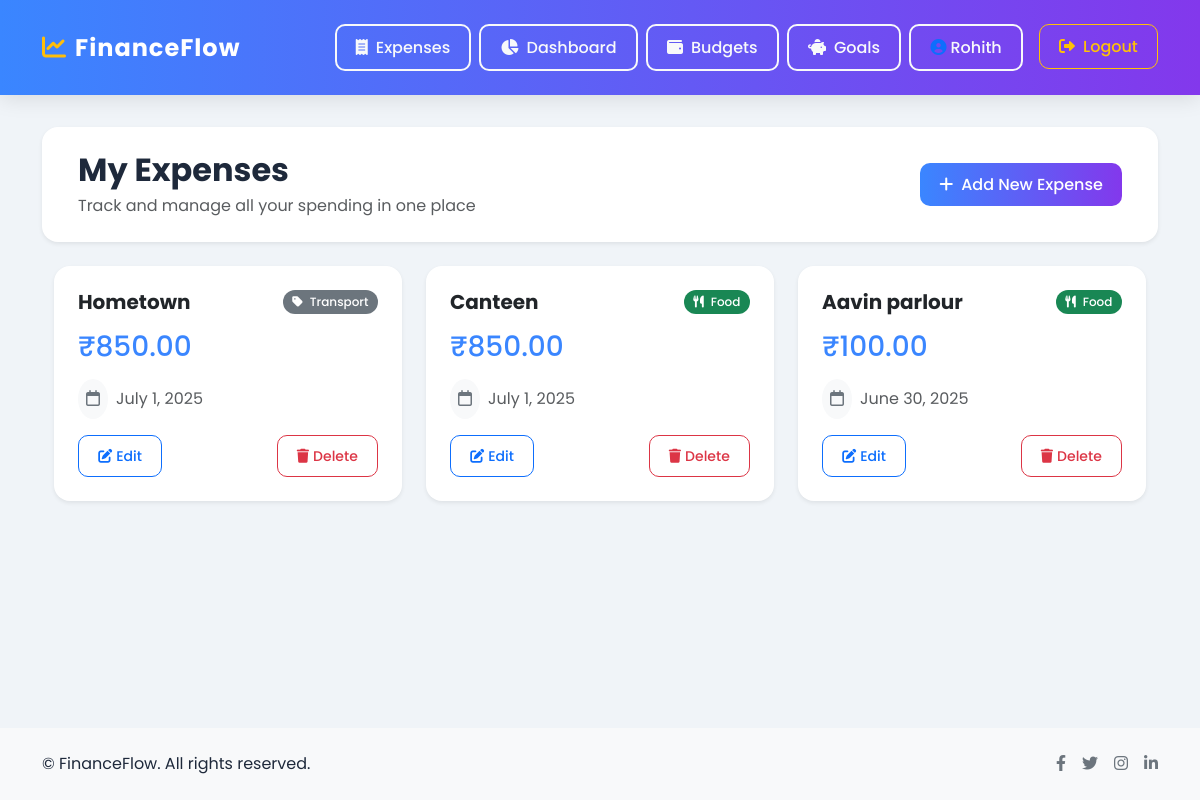
The page /expenses/list/ (signed in) on the database its author committed.
### users/models.py (models this page shows)
class CustomUser(AbstractUser):
    preferred_currency = models.CharField(max_length=10, default='INR')

### expenses/models.py (models this page shows, shortened)
class Expense(models.Model):
    user = models.ForeignKey(CustomUser, on_delete=models.CASCADE)
    title = models.CharField(max_length=200)
    amount = models.DecimalField(max_digits=10, decimal_places=2)
    category = models.CharField(choices=CATEGORY_CHOICES, max_length=20)
    date = models.DateField()
    note = models.TextField(blank=True, null=True)
    receipt = models.ImageField(upload_to='receipts/', blank=True, null=True)
    is_recurring = models.BooleanField(default=False)

### expenses/views.py (the view)
# urls.py: path('list/', views.list_expenses, name='list_expenses'),
@login_required
def list_expenses(request):
    expenses = Expense.objects.filter(user=request.user).order_by('-date')
    return render(request, 'expenses/list.html', {'expenses': expenses})

### expenses/templatetags/expense_filters.py (called while the page is built)
@register.filter(name='multiply')
def multiply(value, arg):
    try:
        return float(value) * float(arg)
    except (ValueError, TypeError):
        return ''

### templates/expenses/list.html (shortened to what this page needs)
{% extends 'base.html' %}
{% load expense_filters %}
{% block content %}
<div class="animate__animated animate__fadeIn">
    <div class="bg-white rounded-4 shadow-sm p-4 mb-4">
        <div class="container">
            <div class="d-flex flex-column flex-md-row justify-content-between align-items-md-center">
                <div class="mb-3 mb-md-0">
                    <h1 class="h2 fw-bold mb-1">My Expenses</h1>
                    <p class="text-muted mb-0">Track and manage all your spending in one place</p>
                </div>
                <div class="d-flex">
                    <a href="{% url 'add_expense' %}" class="btn btn-primary animate__animated animate__pulse animate__repeat-2">
                        <i class="fas fa-plus me-2"></i>Add New Expense
                    </a>
                </div>
            </div>
        </div>
    </div>
    <div class="container">
        <div class="row g-4">
        {% for expense in expenses %}
            <div class="col-md-6 col-lg-4 animate__animated animate__fadeInUp" style="animation-delay: {{ forloop.counter0|multiply:0.1 }}s">
                <div class="card h-100 border-0 shadow-sm">
                    <div class="card-body p-4">
                        <div class="d-flex justify-content-between align-items-start mb-3">
                            <h5 class="card-title mb-0 fw-bold">{{ expense.title }}</h5>
                            <span class="badge {% if expense.category == 'Food' %}bg-success{% elif expense.category == 'Transportation' %}bg-info{% elif expense.category == 'Entertainment' %}bg-warning{% elif expense.category == 'Shopping' %}bg-danger{% elif expense.category == 'Utilities' %}bg-primary{% else %}bg-secondary{% endif %} rounded-pill">
                                <i class="fas {% if expense.category == 'Food' %}fa-utensils{% elif expense.category == 'Transportation' %}fa-car{% elif expense.category == 'Entertainment' %}fa-film{% elif expense.category == 'Shopping' %}fa-shopping-bag{% elif expense.category == 'Utilities' %}fa-bolt{% else %}fa-tag{% endif %} me-1"></i>
                                {{ expense.category }}
                            </span>
                        </div>
                        <h3 class="mb-3" style="color: var(--primary-color);">₹{{ expense.amount }}</h3>
                        <div class="d-flex align-items-center mb-2">
                            <div class="rounded-circle bg-light p-2 me-2">
                                <i class="far fa-calendar text-secondary"></i>
                            </div>
                            <span class="text-muted">{{ expense.date|date:"F j, Y" }}</span>
                        </div>
                        <div class="d-flex mt-3">
                            <a href="{% url 'edit_expense' expense.id %}" class="btn btn-sm btn-outline-primary me-2">
                                <i class="fas fa-edit me-1"></i>Edit
                            </a>
                            <a href="{% url 'delete_expense' expense.id %}" class="btn btn-sm btn-outline-danger ms-auto">
                                <i class="fas fa-trash me-1"></i>Delete
                            </a>
                        </div>
                    </div>
                </div>
            </div>
        {% endfor %}
        </div>
    </div>
</div>
{% endblock %}

### templates/base.html (shortened to what this page needs)
<!DOCTYPE html>
<html lang="en">
<head>
    <link rel="stylesheet" href="https://cdn.jsdelivr.net/npm/bootstrap@5.3.2/dist/css/bootstrap.min.css">
    <link rel="stylesheet" href="https://cdnjs.cloudflare.com/ajax/libs/animate.css/4.1.1/animate.min.css">
    <link href="https://cdnjs.cloudflare.com/ajax/libs/font-awesome/6.0.0/css/all.min.css" rel="stylesheet">
</head>
<body>
    <nav class="navbar navbar-expand-lg navbar-dark animate__animated animate__fadeIn">
        <div class="container py-2 animate__animated animate__fadeIn">
            <a class="navbar-brand" href="{% url 'home' %}"><i class="fas fa-chart-line"></i>FinanceFlow</a>
            <div class="collapse navbar-collapse mt-2 mt-lg-0" id="navbarNav">
                <div class="ms-auto d-flex flex-column flex-lg-row align-items-start">
                    {% if user.is_authenticated %}
                        <a class="btn btn-outline-light me-2" href="{% url 'list_expenses' %}">
                            <i class="fas fa-receipt me-2"></i>Expenses
                        </a>
                        <a class="btn btn-outline-light me-2" href="{% url 'dashboard' %}">
                            <i class="fas fa-chart-pie me-2"></i>Dashboard
                        </a>
                        <a class="btn btn-outline-light me-2" href="{% url 'view_budgets' %}">
                            <i class="fas fa-wallet me-2"></i>Budgets
                        </a>
                        <a class="btn btn-outline-light me-2" href="{% url 'view_goals' %}">
                            <i class="fas fa-piggy-bank me-2"></i>Goals
                        </a>
                        <a class="btn btn-outline-light me-2">
                            <i class="fas fa-user-circle me-1 text-primary"></i>{{ user.username }}
                        </a>
                        <form method="post" action="{% url 'logout' %}" class="d-inline-block ms-2">
                            <button type="submit" class="btn btn-outline-warning">
                                <i class="fas fa-sign-out-alt me-2"></i>Logout
                            </button>
                        </form>
                    {% endif %}
                </div>
            </div>
        </div>
    </nav>
    <div class="content-wrapper">
        <div class="container">
            {% block content %}{% endblock %}
        </div>
    </div>
    <footer class="footer mt-auto py-4 bg-light animate__animated animate__fadeIn">
        <div class="container">
            <div class="row align-items-center">
                <div class="col-md-6 text-center text-md-start">
                    <p class="mb-0">&copy; {{ now|date:"Y" }} FinanceFlow. All rights reserved.</p>
                </div>
                <div class="col-md-6 text-center text-md-end mt-3 mt-md-0">
                    <div class="d-flex justify-content-center justify-content-md-end">
                        <a href="#" class="text-decoration-none me-3 text-secondary"><i class="fab fa-facebook-f"></i></a>
                        <a href="#" class="text-decoration-none me-3 text-secondary"><i class="fab fa-twitter"></i></a>
                        <a href="#" class="text-decoration-none me-3 text-secondary"><i class="fab fa-instagram"></i></a>
                        <a href="#" class="text-decoration-none text-secondary"><i class="fab fa-linkedin-in"></i></a>
                    </div>
                </div>
            </div>
        </div>
    </footer>
</body>
</html>

### templates/base.html (style rules this page uses)
:root { --primary-color: #3a86ff; --secondary-color: #8338ec; --accent-color: #ff006e; --success-color: #38b000; --warning-color: #ffbe0b; --danger-color: #ff5252; --dark-color: #1e293b; --light-color: #f8fafc; --card-shadow: 0 10px 25px rgba(0,0,0,0.08); }
html, body { height: 100%; }
body { font-family: 'Poppins', sans-serif; background: #f0f4f8; display: flex; flex-direction: column; min-height: 100vh; color: var(--dark-color); }
.content-wrapper { flex: 1 0 auto; padding: 2rem 0; }
.navbar { background: linear-gradient(90deg, var(--primary-color), var(--secondary-color)) !important; box-shadow: 0 4px 20px rgba(0,0,0,0.1); transition: all 0.3s ease; padding: 1rem 0; }
.navbar-brand { font-weight: 700; letter-spacing: 1px; font-size: 1.5rem; color: white !important; }
.navbar-brand i { margin-right: 0.5rem; color: var(--warning-color); }
.btn { transition: all 0.3s ease; border-radius: 10px; padding: 0.6rem 1.2rem; font-weight: 500; }
.btn-primary { background: linear-gradient(to right, var(--primary-color), var(--secondary-color)); border: none; }
.btn-outline-light { border-width: 2px; }
.card { border: none; border-radius: 16px; box-shadow: var(--card-shadow); transition: all 0.3s ease; animation: fadeIn 0.5s ease-out; background: white; overflow: hidden; }
.card-body { padding: 1.5rem; }
.container { animation: slideIn 0.5s ease-out; }
.badge { padding: 0.5em 0.8em; font-weight: 500; border-radius: 6px; }

### rows shown on the page
CustomUser: username "Rohith"
Expense: title "Hometown", category "Transport", amount "850.00", date "July 1, 2025"
Expense: title "Canteen", category "Food", amount "850.00", date "July 1, 2025"
Expense: title "Aavin parlour", category "Food", amount "100.00", date "June 30, 2025"
